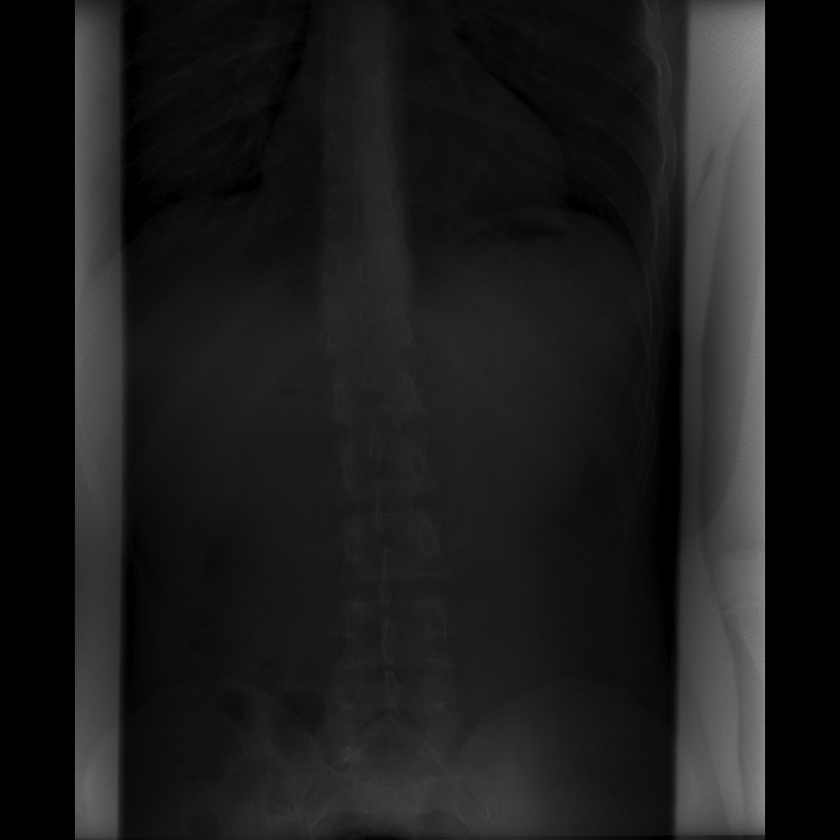
%> input picture originales/lab03_a.jpg, 840 x 840 px, shrunk from 1065 x 1065 before the run
$ octave lab_paim_03_logaritmica_gamma.m   (GNU Octave 9; MATLAB toolbox functions it lacks are replaced by stand-ins)
%> lines starting %> are read from the running program, lines starting %| are printed output that depends on the picture
%% Carga de la imagen y conversión a uint8

A = imread("originales\lab03_a.jpg");
%> A is the input picture: size 840x840x3 uint8; min 0, max 156, mean 27.5
size(A)
%> ans = [840 840 3]

A = im2gray(A);
%> A: size 840x840 uint8
size(A)
%> ans = [840 840]

histogram(A)
%> figure, not shown here; tallest bar 129839 high, from x = 0 to 1

figure
imshow(A)

%% Conversión a una imagen de formato doble

R = double(A);

%% Tranformación logarítmica

S = log(R + 1);
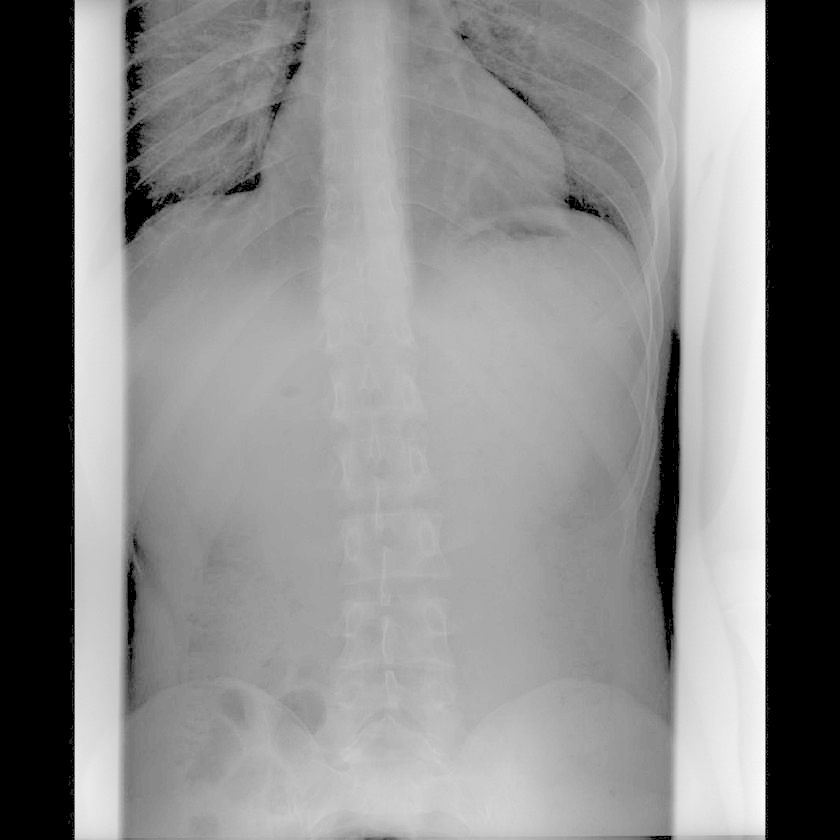
%> S: size 840x840 double; min 0, max 5.06, mean 2.7; drawn with min black and max white

imshow(S)
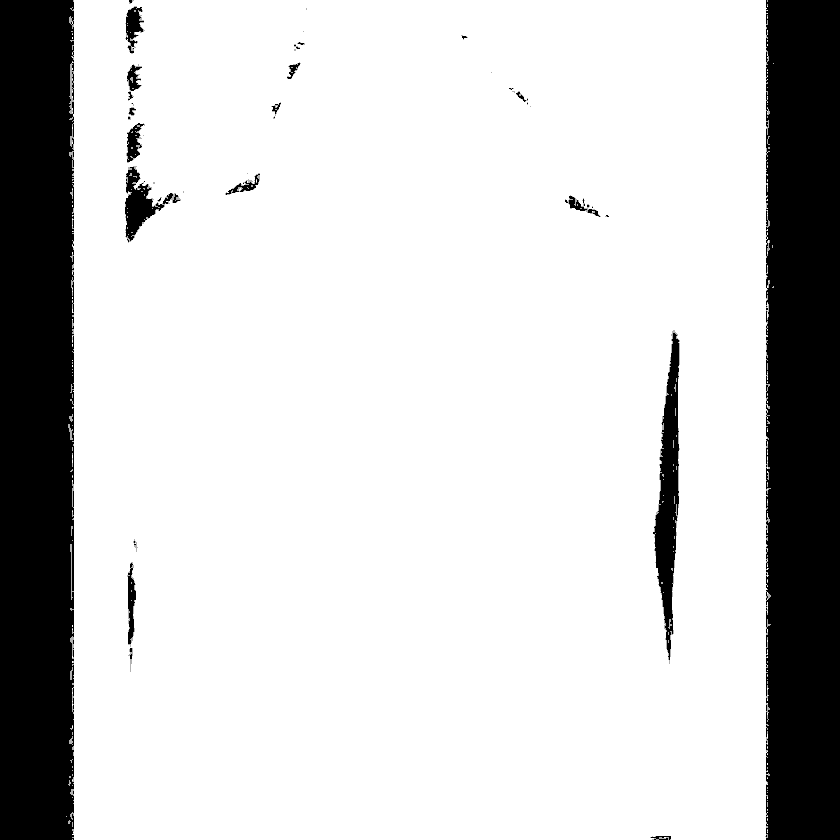
%> displayed picture: size 840x840, on the screen's scale of 0 to 255; min 0, max 255, mean 207.7

%% Ajuste de los valores mínimos y máximos

G_min = S - min(S, [], "all");
max_G = max(G_min, [], "all");
%> max_G = 5.06
Gs = 255 .* (G_min ./ max_G);
Gs = uint8(Gs);
%> Gs: size 840x840 uint8

imshow(Gs)

figure
histogram(Gs)
%> figure, not shown here; tallest bar 129839 high, from x = 0 to 2


%% Transformación de gamma < 1


S = R .^ 0.85 ;
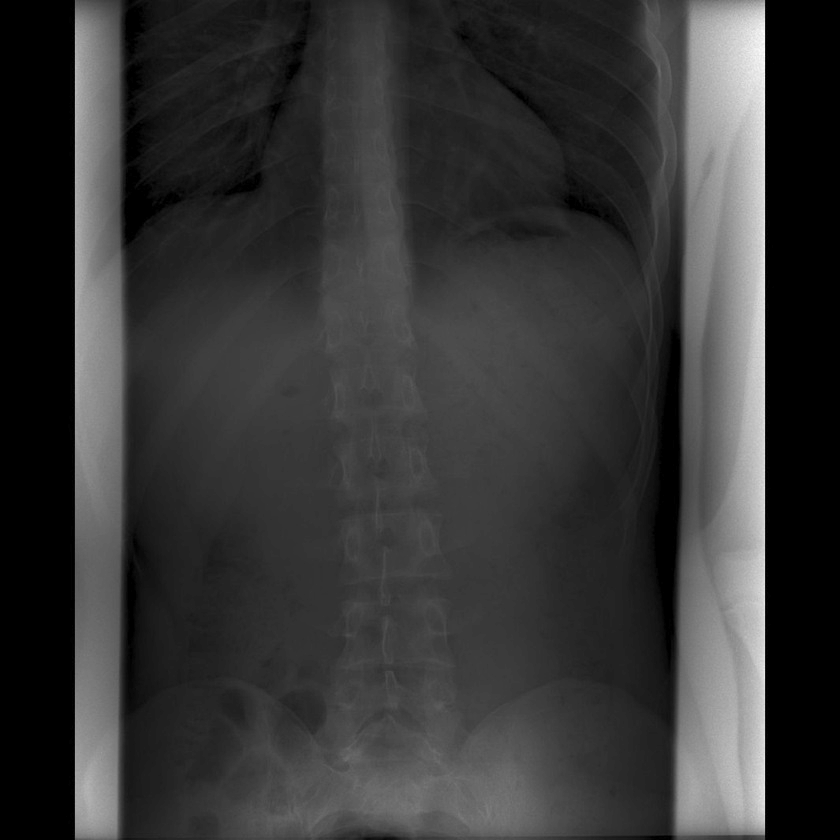
%> S: size 840x840 double; min 0, max 73.14, mean 15.7; drawn with min black and max white

G_min = S - min(S, [], "all");
max_G = max(G_min, [], "all");
%> max_G = 73.14
Gs = 255 .* (G_min ./ max_G);
%> Gs: size 840x840 double
Gs = uint8(Gs);
%> Gs: size 840x840 uint8

imshow(Gs)

figure
histogram(Gs)
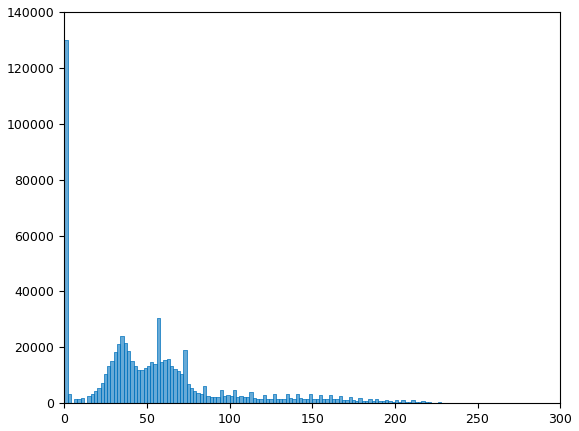
%> figure redrawn from the program's plot data; tallest bar 129839 high, from x = 0 to 2

%% Transformación de gamma > 1

A = imread("originales\lab03_b.jpg");
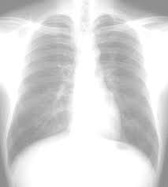
%> input picture originales/lab03_b.jpg, 168 x 187 px, shrunk from 213 x 237 before the run
%> A is the input picture: size 187x168x3 uint8; min 139, max 255, mean 217.6
A = im2gray(A);
%> A: size 187x168 uint8

figure
imshow(A)


R = double(A);
%> R: size 187x168 double


S = R .^ 3 ;
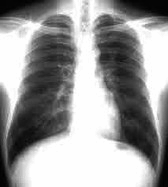
%> S: size 187x168 double; min 2685619, max 16581375, mean 11122331.4; drawn with min black and max white

G_min = S - min(S, [], "all");
max_G = max(G_min, [], "all");
%> max_G = 13895756
Gs = 255 .* (G_min ./ max_G);
%> Gs: size 187x168 double
Gs = uint8(Gs);
%> Gs: size 187x168 uint8

figure
imshow(Gs)

figure
histogram(Gs)
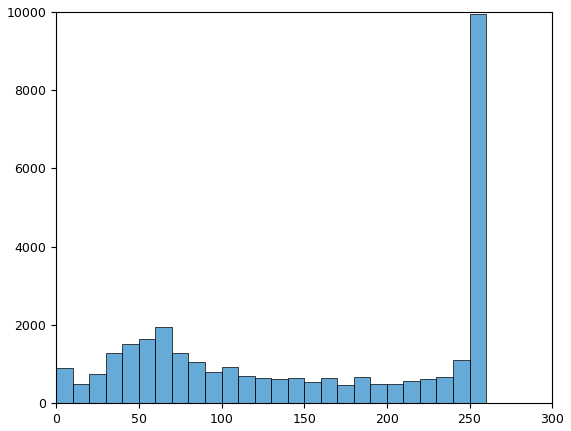
%> figure redrawn from the program's plot data; tallest bar 9943 high, from x = 250 to 260
